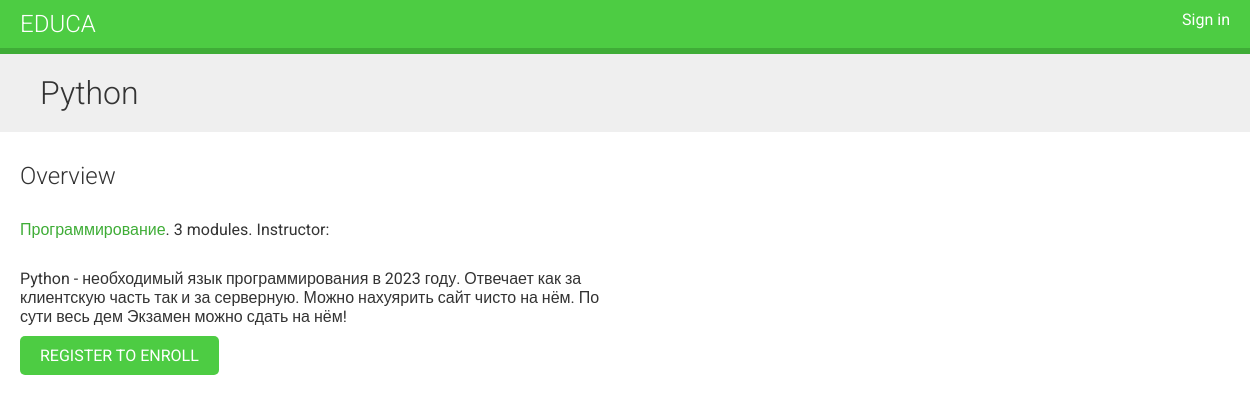
Page /course/python/ on the committed database.
### courses/models.py (models this page shows, shortened)
class Course(models.Model):
    owner = models.ForeignKey(User, on_delete=models.CASCADE, related_name='courses_created')
    subject = models.ForeignKey(Subject, on_delete=models.CASCADE, related_name='courses')
    title = models.CharField(max_length=200)
    slug = models.SlugField(max_length=200, unique=True)
    overview = models.TextField()
    created = models.DateTimeField(auto_now_add=True)
    students = models.ManyToManyField(User, related_name='courses_joined', blank=True)
    class Meta:
        ordering = ('-created',)

class Subject(models.Model):
    title = models.CharField(max_length=200)
    slug = models.SlugField(max_length=200, unique=True)
    class Meta:
        ordering = ('title',)

### courses/views.py (the view)
# urls.py: path('<slug:slug>/', views.CourseDetailView.as_view(), name='course_detail'),
class CourseDetailView(DetailView):
    model = Course
    template_name = 'courses/course/detail.html'
    def get_context_data(self, **kwargs):
        context = super(CourseDetailView, self).get_context_data(**kwargs)
        context['enroll_form'] = CourseEnrollForm(
        initial={'course':self.object})
        return context

### courses/templates/courses/course/detail.html (shortened to what this page needs)
{% extends "base.html" %}
{% block content %}
    {% with subject=course.subject %}
        <h1>
            {{ object.title }}
        </h1>
        <div class="module">
            <h2>Overview</h2>
            <p>
                <a href="{% url "course_list_subject" subject.slug %}">
                {{ subject.title }}</a>.
                {{ course.modules.count }} modules.
                Instructor: {{ course.owner.get_full_name }}
            </p>
            {{ object.overview|linebreaks }}
            {% if request.user.is_authenticated %}
                <form action="{% url "student_enroll_course" %}" method="post">
                    {{ enroll_form }}
                    {% csrf_token %}
                    <input type="submit" class="button" value="Enroll now">
                </form>
            {% else %}
                <a href="{% url "student_registration" %}" class="button">
                    Register to enroll
                </a>
            {% endif %}
        </div>
    {% endwith %}
{% endblock %}

### courses/static/css/base.css (style rules this page uses)
body { margin:0; font-family:'Roboto', sans-serif; font-weight:400; color:#333; }
a { color:#3fad37; text-decoration:none; }
h1, h2, h3, h4, h5, h6 { font-family:'Roboto', sans-serif; font-weight:300; }
h1 { background:#efefef; width:100%; overflow:auto; padding:20px 0 20px 40px; margin:0; }
.module { padding:10px 20px; float:left; width:600px; }
.module p { margin:10px 0 20px; width:100%; float:left; }
input[type=submit], a.button { border-radius:5px; background:#4dcc43; color:#fff; font-size:16px; text-transform:uppercase; border:none; padding:10px 20px; margin:20px 0; }

### rows in the picture
Course: title "Python", modules.count "3", overview "Python - необходимый язык программирования в 2023 году. Отвечает как за клиентскую часть так и за серверную. Можно нахуярить сайт чисто на нём. По сути весь дем Экзамен можно сдать на нём!"
Subject: title "Программирование"
